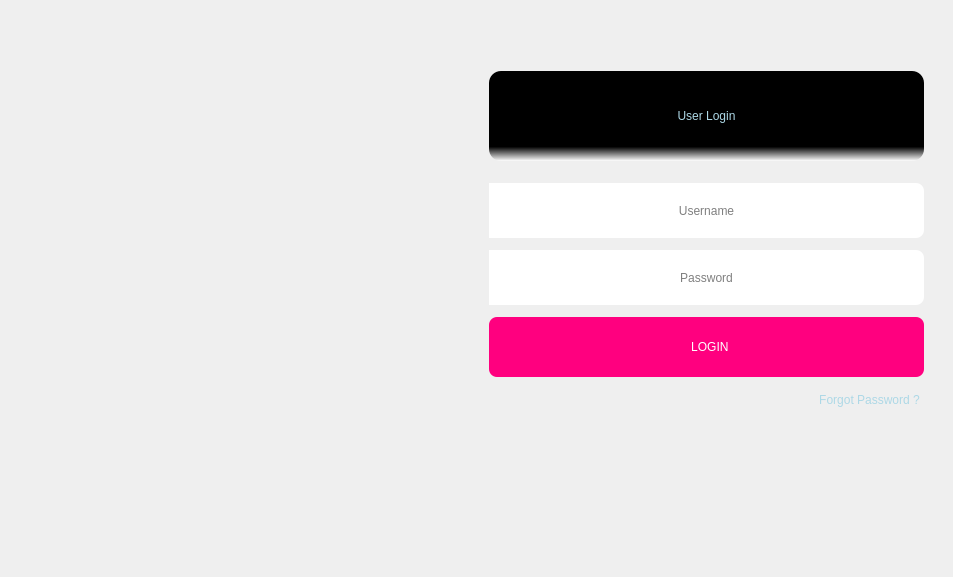
<?xml version="1.0" encoding="UTF-8"?>
<ui version="4.0">
 <class>Dialog</class>
 <widget class="QDialog" name="Dialog">
  <property name="geometry">
   <rect>
    <x>0</x>
    <y>0</y>
    <width>953</width>
    <height>577</height>
   </rect>
  </property>
  <property name="windowTitle">
   <string>Dialog</string>
  </property>
  <layout class="QGridLayout" name="gridLayout">
   <item row="1" column="1">
    <spacer name="verticalSpacer">
     <property name="orientation">
      <enum>Qt::Vertical</enum>
     </property>
     <property name="sizeHint" stdset="0">
      <size>
       <width>20</width>
       <height>40</height>
      </size>
     </property>
    </spacer>
   </item>
   <item row="0" column="1">
    <widget class="QFrame" name="frame">
     <property name="frameShape">
      <enum>QFrame::NoFrame</enum>
     </property>
     <property name="frameShadow">
      <enum>QFrame::Raised</enum>
     </property>
     <layout class="QHBoxLayout" name="horizontalLayout">
      <item>
       <widget class="QFrame" name="frame_3">
        <property name="styleSheet">
         <string notr="true"/>
        </property>
        <property name="frameShape">
         <enum>QFrame::NoFrame</enum>
        </property>
        <property name="frameShadow">
         <enum>QFrame::Raised</enum>
        </property>
        <layout class="QGridLayout" name="gridLayout_2" rowstretch="0,0" columnstretch="0">
         <item row="1" column="0">
          <widget class="QLabel" name="label">
           <property name="sizePolicy">
            <sizepolicy hsizetype="Preferred" vsizetype="Preferred">
             <horstretch>0</horstretch>
             <verstretch>0</verstretch>
            </sizepolicy>
           </property>
           <property name="minimumSize">
            <size>
             <width>0</width>
             <height>0</height>
            </size>
           </property>
           <property name="text">
            <string/>
           </property>
           <property name="pixmap">
            <pixmap>User Group_Monochromatic.png</pixmap>
           </property>
           <property name="scaledContents">
            <bool>true</bool>
           </property>
          </widget>
         </item>
        </layout>
       </widget>
      </item>
      <item alignment="Qt::AlignVCenter">
       <widget class="QFrame" name="frame_2">
        <property name="sizePolicy">
         <sizepolicy hsizetype="Preferred" vsizetype="Preferred">
          <horstretch>0</horstretch>
          <verstretch>0</verstretch>
         </sizepolicy>
        </property>
        <property name="minimumSize">
         <size>
          <width>0</width>
          <height>0</height>
         </size>
        </property>
        <property name="maximumSize">
         <size>
          <width>16788</width>
          <height>1677215</height>
         </size>
        </property>
        <property name="styleSheet">
         <string notr="true"/>
        </property>
        <property name="frameShape">
         <enum>QFrame::NoFrame</enum>
        </property>
        <property name="frameShadow">
         <enum>QFrame::Raised</enum>
        </property>
        <layout class="QGridLayout" name="gridLayout_3" rowstretch="0,0,0,0,0,0,0,0" columnstretch="0,0,0,0,0">
         <property name="sizeConstraint">
          <enum>QLayout::SetDefaultConstraint</enum>
         </property>
         <property name="horizontalSpacing">
          <number>0</number>
         </property>
         <property name="verticalSpacing">
          <number>12</number>
         </property>
         <item row="2" column="0" colspan="5">
          <widget class="QLabel" name="label_2">
           <property name="minimumSize">
            <size>
             <width>0</width>
             <height>100</height>
            </size>
           </property>
           <property name="maximumSize">
            <size>
             <width>16777215</width>
             <height>100</height>
            </size>
           </property>
           <property name="styleSheet">
            <string notr="true">font: 24pt &quot;MV Boli&quot;;
background-color: qlineargradient(spread:pad, x1:1, y1:0.840909, x2:1, y2:1, stop:0 rgba(0, 0, 0, 255), stop:1 rgba(255, 255, 255, 255));
color:lightblue;
border:none;
padding:0px;
margin-bottom:10px;
border-radius:12px;</string>
           </property>
           <property name="text">
            <string>User Login</string>
           </property>
           <property name="alignment">
            <set>Qt::AlignCenter</set>
           </property>
          </widget>
         </item>
         <item row="7" column="0" colspan="5" alignment="Qt::AlignRight|Qt::AlignTop">
          <widget class="QPushButton" name="pushButton_4">
           <property name="sizePolicy">
            <sizepolicy hsizetype="Expanding" vsizetype="Fixed">
             <horstretch>0</horstretch>
             <verstretch>0</verstretch>
            </sizepolicy>
           </property>
           <property name="minimumSize">
            <size>
             <width>0</width>
             <height>0</height>
            </size>
           </property>
           <property name="maximumSize">
            <size>
             <width>16777215</width>
             <height>16777215</height>
            </size>
           </property>
           <property name="styleSheet">
            <string notr="true">color:lightblue;
font: 75 10pt &quot;MS Shell Dlg 2&quot;;</string>
           </property>
           <property name="text">
            <string>Forgot Password ?</string>
           </property>
           <property name="flat">
            <bool>true</bool>
           </property>
          </widget>
         </item>
         <item row="5" column="0" colspan="5">
          <widget class="QPushButton" name="pushButton_3">
           <property name="sizePolicy">
            <sizepolicy hsizetype="Expanding" vsizetype="Fixed">
             <horstretch>0</horstretch>
             <verstretch>0</verstretch>
            </sizepolicy>
           </property>
           <property name="minimumSize">
            <size>
             <width>150</width>
             <height>60</height>
            </size>
           </property>
           <property name="maximumSize">
            <size>
             <width>16777215</width>
             <height>16777215</height>
            </size>
           </property>
           <property name="styleSheet">
            <string notr="true">QPushButton{background-color: rgb(85, 170, 255);
	
	background-color: rgb(255, 0, 127);
border-radius:8px;

padding:0px;

font: 87 10pt &quot;Arial Black&quot;;
	color: rgb(255, 255, 255);
border-radius5px;}
QPushButton:hover{
	
	background-color: rgb(85, 170, 255);
}</string>
           </property>
           <property name="text">
            <string>  LOGIN</string>
           </property>
          </widget>
         </item>
         <item row="1" column="3">
          <widget class="QPushButton" name="pushButton_8">
           <property name="minimumSize">
            <size>
             <width>35</width>
             <height>30</height>
            </size>
           </property>
           <property name="maximumSize">
            <size>
             <width>30</width>
             <height>16777215</height>
            </size>
           </property>
           <property name="styleSheet">
            <string notr="true">

QPushButton:hover{

	color: rgb(255, 255, 255);
}
QPushButton{

font: 87 14pt &quot;Arial Black&quot;;

color: rgb(255, 255, 255);
border-radius:0px;
background:none;
margin-right:5px;


}</string>
           </property>
           <property name="text">
            <string/>
           </property>
           <property name="icon">
            <iconset>
             <normaloff>../contra_new/Icons/minimizeicon.png</normaloff>../contra_new/Icons/minimizeicon.png</iconset>
           </property>
           <property name="iconSize">
            <size>
             <width>42</width>
             <height>42</height>
            </size>
           </property>
          </widget>
         </item>
         <item row="1" column="4">
          <widget class="QPushButton" name="pushButton_6">
           <property name="minimumSize">
            <size>
             <width>30</width>
             <height>30</height>
            </size>
           </property>
           <property name="maximumSize">
            <size>
             <width>30</width>
             <height>16777215</height>
            </size>
           </property>
           <property name="styleSheet">
            <string notr="true">

QPushButton:hover{

	color: rgb(255, 255, 255);
}
QPushButton{

font: 87 14pt &quot;Arial Black&quot;;

color: rgb(255, 255, 255);
border-radius:0px;
background:none;


}</string>
           </property>
           <property name="text">
            <string/>
           </property>
           <property name="icon">
            <iconset>
             <normaloff>../contra_new/Icons/closeicon.png</normaloff>../contra_new/Icons/closeicon.png</iconset>
           </property>
           <property name="iconSize">
            <size>
             <width>36</width>
             <height>36</height>
            </size>
           </property>
          </widget>
         </item>
         <item row="3" column="0" colspan="5">
          <widget class="QLineEdit" name="lineEdit">
           <property name="minimumSize">
            <size>
             <width>0</width>
             <height>55</height>
            </size>
           </property>
           <property name="autoFillBackground">
            <bool>false</bool>
           </property>
           <property name="styleSheet">
            <string notr="true">font: 12pt &quot;Arial Unicode MS&quot;;
border-radius:8px;
border-top-left-radius:0px;
border-bottom-left-radius:0px;
background-color: rgb(255, 255, 255);

</string>
           </property>
           <property name="alignment">
            <set>Qt::AlignCenter</set>
           </property>
           <property name="placeholderText">
            <string>Username</string>
           </property>
           <property name="clearButtonEnabled">
            <bool>true</bool>
           </property>
          </widget>
         </item>
         <item row="4" column="0" colspan="5">
          <widget class="QLineEdit" name="lineEdit_2">
           <property name="minimumSize">
            <size>
             <width>0</width>
             <height>55</height>
            </size>
           </property>
           <property name="styleSheet">
            <string notr="true">font: 12pt &quot;Arial Unicode MS&quot;;
border-radius:8px;
border-top-left-radius:0px;
border-bottom-left-radius:0px;
background-color: rgb(255, 255, 255);

</string>
           </property>
           <property name="echoMode">
            <enum>QLineEdit::Password</enum>
           </property>
           <property name="alignment">
            <set>Qt::AlignCenter</set>
           </property>
           <property name="placeholderText">
            <string>Password</string>
           </property>
           <property name="clearButtonEnabled">
            <bool>true</bool>
           </property>
          </widget>
         </item>
        </layout>
       </widget>
      </item>
     </layout>
    </widget>
   </item>
  </layout>
 </widget>
 <tabstops>
  <tabstop>lineEdit</tabstop>
  <tabstop>lineEdit_2</tabstop>
  <tabstop>pushButton_3</tabstop>
  <tabstop>pushButton_6</tabstop>
  <tabstop>pushButton_8</tabstop>
  <tabstop>pushButton_4</tabstop>
 </tabstops>
 <resources>
  <include location="../FINACKO/resources.qrc"/>
 </resources>
 <connections/>
</ui>
